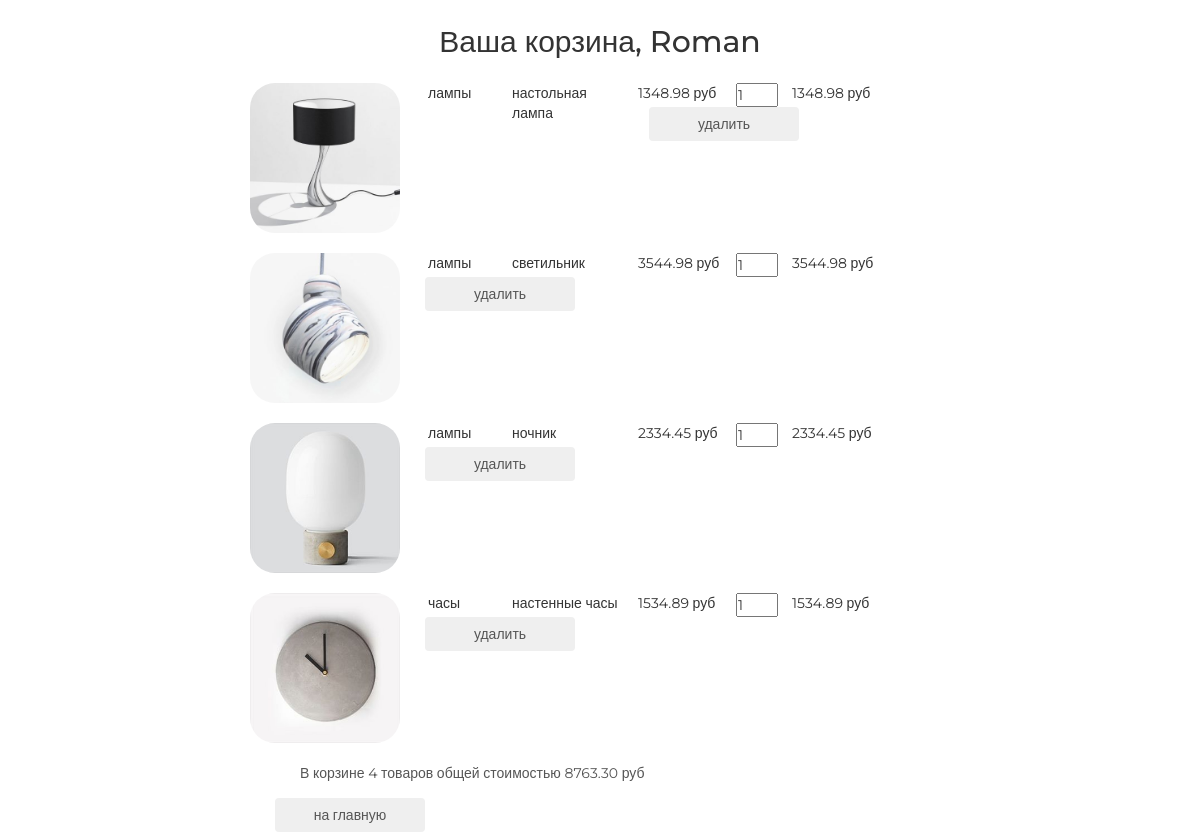
The page /basket/ (signed in) on the database as committed earlier.
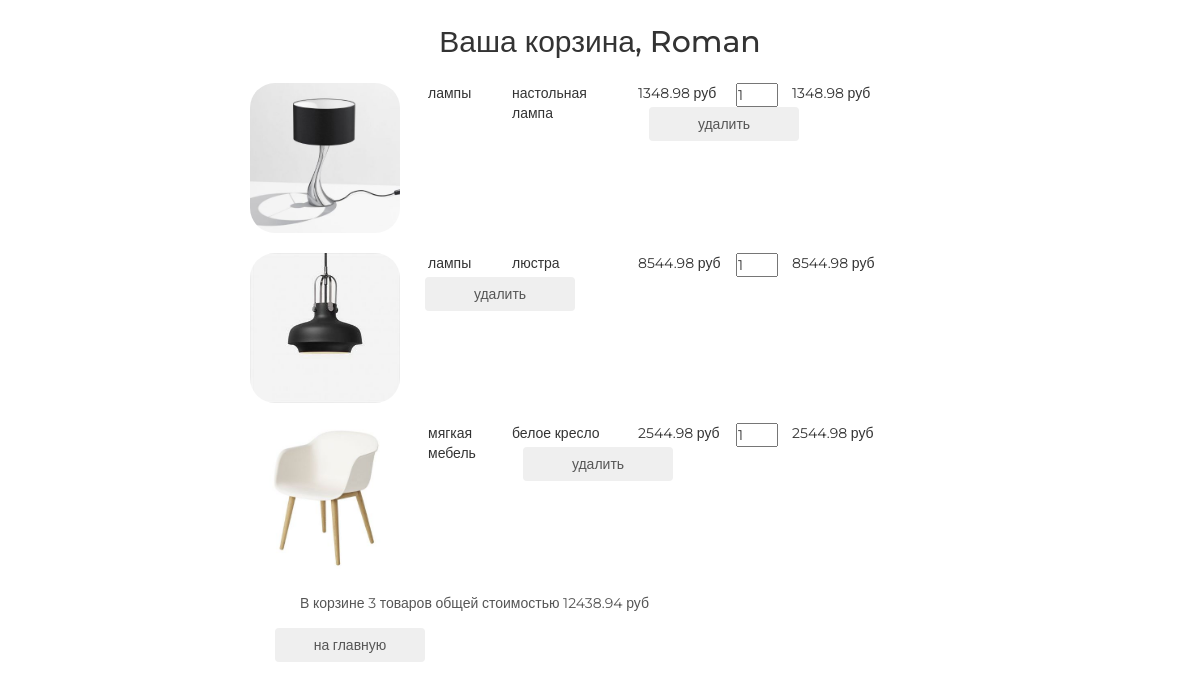
The same page on the database as committed later.
### authapp/models.py (models this page shows, shortened)
class ShopUser(AbstractUser):
    avatar = models.ImageField(upload_to='users_avatars', blank=True)
    age = models.PositiveSmallIntegerField(verbose_name='возраст', blank=True)
    activation_key = models.CharField(max_length=128, blank=True)
    activation_key_expires = models.DateTimeField(auto_now_add=True, blank=True, null=True)

### basketapp/models.py (models this page shows, shortened)
class Basket(models.Model):
    objects = BasketQuerySet.as_manager()
    user = models.ForeignKey(settings.AUTH_USER_MODEL, on_delete=models.CASCADE, related_name='basket')
    product = models.ForeignKey(Product, db_index=True,  on_delete=models.CASCADE)
    quantity = models.PositiveSmallIntegerField(verbose_name='количество', default=0)
    add_datetime = models.DateTimeField(auto_now_add=True, verbose_name='время')
    @property
    def product_cost(self):
        return self.product.price * self.quantity
    @property
    def total_quantity(self):
        _item = Basket.objects.filter(user=self.user)
        _total_quantity = sum(list(map(lambda x: x.quantity, _item)))
        return _total_quantity
    @property
    def total_cost(self):
        _item = Basket.objects.filter(user=self.user)
        _total_cost = sum(list(map(lambda x: x.product_cost, _item)))
        return _total_cost

### mainapp/models.py (models this page shows, shortened)
class Product(models.Model):
    category = models.ForeignKey(ProductCategory, db_index=True,  on_delete=models.CASCADE)
    name = models.CharField(verbose_name='наименование продука', max_length=128)
    image = models.ImageField(upload_to='product_images', blank=True)
    short_desc = models.CharField(verbose_name='кратокое описание продукта', max_length=60, blank=True)
    description = models.TextField(verbose_name='описание продукта', blank=True)
    price = models.DecimalField(verbose_name='цена продукта', max_digits=8, decimal_places=2, default=0)
    quantity = models.PositiveIntegerField(verbose_name='количество на складе', default=0)
    is_active = models.BooleanField(db_index=True, verbose_name='активна', default=True)

class ProductCategory(models.Model):
    name = models.CharField(verbose_name='наиментование категории', max_length=64, unique=True)
    description = models.TextField(verbose_name='описание категории', blank=True)
    create_dt = models.DateTimeField(verbose_name='дата создания категории', auto_now_add=True)
    is_active = models.BooleanField(db_index=True, verbose_name='активна', default=True)

### basketapp/views.py (the view)
# urls.py: path('', basketapp.basket, name = 'view'),
@login_required
def basket(request):
    title = 'корзина'
    basket_items = Basket.objects.filter(user=request.user).order_by('product__category').\
        select_related()
    content = {
        'title': title,
        'basket_items': basket_items,
    }
    return render(request, 'basketapp/basket.html', content)

### mainapp/context_processors.py (called while the page is built)
def basket(request):
    print(f'context processor basket works')
    basket = []
    if request.user.is_authenticated:
        basket = Basket.objects.filter(user=request.user).order_by('product__category').select_related()
    return {
        'basket': basket,
    }

### basketapp/templates/basketapp/basket.html
{% extends 'basketapp/base.html' %}
{% load static %}
{% block content %}
      <div class="basket_list">
        {% include 'basketapp/includes/inc_basket_list.html' %}
      </div>
    <div>
        <button class="btn btn-round">
          <a href="{% url 'main' %}">на главную</a>
        </button>
    </div>
{% endblock %}

### basketapp/templates/basketapp/base.html (shortened to what this page needs)
<!DOCTYPE html>
{% load static %}
<html>
<head>
  {% block css %}
    <link rel="stylesheet" href="{% static 'css/bootstrap.min.css' %}">
    <link rel="stylesheet" href="{% static 'css/style.css' %}">
    <link rel="stylesheet" href="{% static 'fonts/font-awesome/css/font-awesome.css' %}">
  {% endblock %}
</head>
<body>
  <div class="basket_container">
    <div class="h2 text-center head">
      Ваша корзина,
      {% if user.first_name %}
        {{ user.first_name|title}}
      {% else %}
        Пользователь
      {% endif %}
    </div>
    {% block content %}
    {% endblock %}
  </div>
</body>
</html>

### basketapp/templates/basketapp/includes/inc_basket_list.html
{% for item in basket_items %}
    <div class="basket_record">
      <img src="/media/{{ item.product.image }}"
           alt="{{ item.product.short_desc }}">
      <span class="category_name">{{ item.product.category.name }}</span>
      <span class="product_name">{{ item.product.name }}</span>
      <span class="product_price">{{ item.product.price }} руб</span>
      <input type="number" name="{{ item.pk }}"
                           min="0"
                           value="{{ item.quantity }}">
      <span class="product_cost">{{ item.product_cost }} руб</span>
      <button class="btn btn-round">
        <a href="{% url 'basket:remove' item.pk %}" class="">
          удалить
        </a>
      </button>
    </div>
  {% endfor %}
{% if basket_items %}
    <div class="basket_summary">
      В корзине {{ basket_items.0.total_quantity }} товаров общей стоимостью
                {{ basket_items.0.total_cost }} руб
    </div>
{% endif %}

### static/css/style.css (style rules this page uses)
* { margin: 0; padding: 0; }
body { font-family: 'Montserrat', sans-serif; }
html, body { height: 100%; }
.basket_container { margin: 25px auto; width: 700px; }
.basket_list input[type="number"] { width: 3em; position: relative; display: block; float: left; }
.basket_list span.category_name { margin-left: 2em; width: 5em; position: relative; display: block; float: left; }
.basket_list span.product_name { margin-left: 1em; width: 8em; position: relative; display: block; float: left; }
.basket_list span.product_price { margin-left: 1em; width: 7em; position: relative; display: block; float: left; }
.basket_list span.product_cost { margin-left: 1em; width: 7em; position: relative; display: block; float: left; }
.basket_list .basket_record { position: relative; display: block; height: 170px; float: none; }
.basket_container .head { margin: 25px auto; }
.basket_container button { margin-left: 25px; width: 150px; display: block; float: left; }
.basket_container button a { text-decoration: none; color: #555; }
.basket_container img { display: block; float: left; width: 150px; border-radius: 25px; }
.basket_container .basket_summary { display: block; margin-left: 50px; margin-bottom: 15px; color: #555; }

Rows that differ between the two databases and show on the page:
removed Basket: product.image (picture), product.category.name "лампы", product.name "настольная лампа", product.price "1348.98", quantity "1", product_cost "1348.98", user+quantity "4", user+product+quantity "8763.30"
removed Basket: product.image (picture), product.category.name "лампы", product.name "светильник", product.price "3544.98", quantity "1", product_cost "3544.98"
removed Basket: product.image (picture), product.category.name "лампы", product.name "ночник", product.price "2334.45", quantity "1", product_cost "2334.45"
removed Basket: product.image (picture), product.category.name "часы", product.name "настенные часы", product.price "1534.89", quantity "1", product_cost "1534.89"
added Basket: product.image (picture), product.category.name "лампы", product.name "настольная лампа", product.price "1348.98", quantity "1", product_cost "1348.98", user+quantity "3", user+product+quantity "12438.94"
added Basket: product.image (picture), product.category.name "лампы", product.name "люстра", product.price "8544.98", quantity "1", product_cost "8544.98"
added Basket: product.image (picture), product.category.name "мягкая мебель", product.name "белое кресло", product.price "2544.98", quantity "1", product_cost "2544.98"
